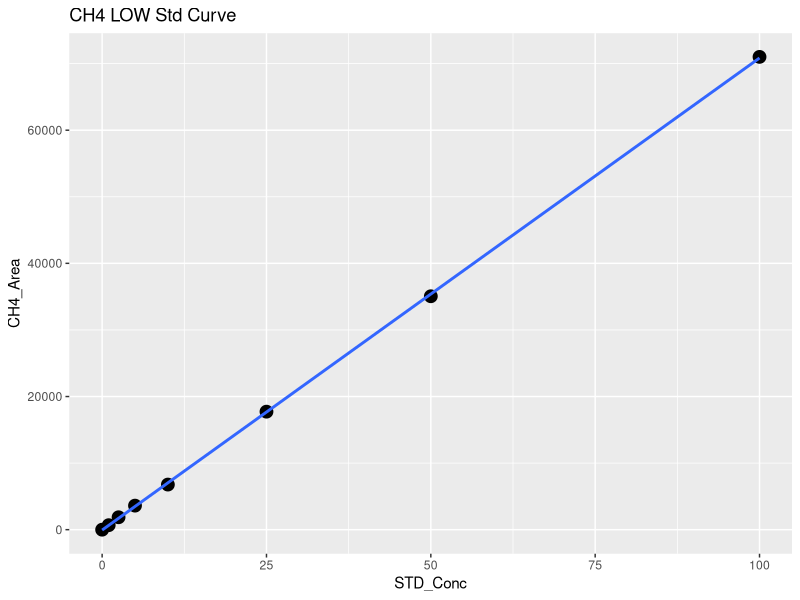
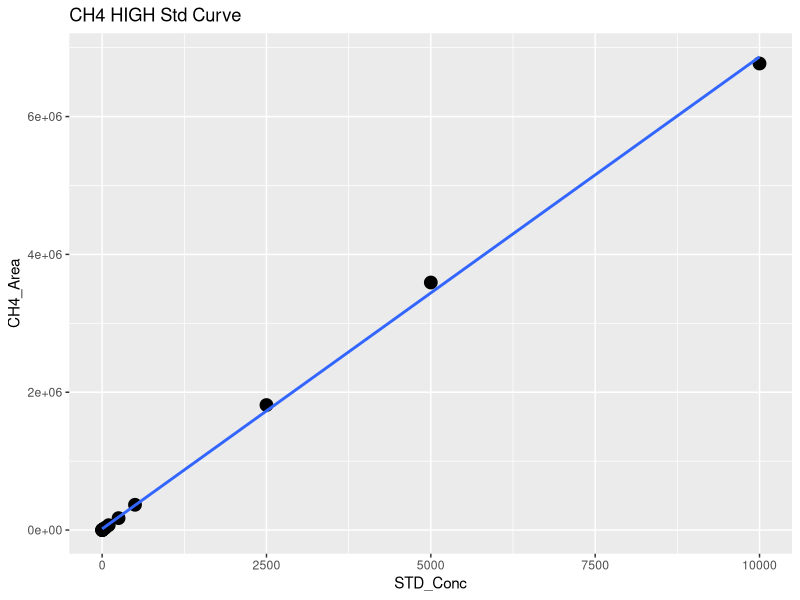
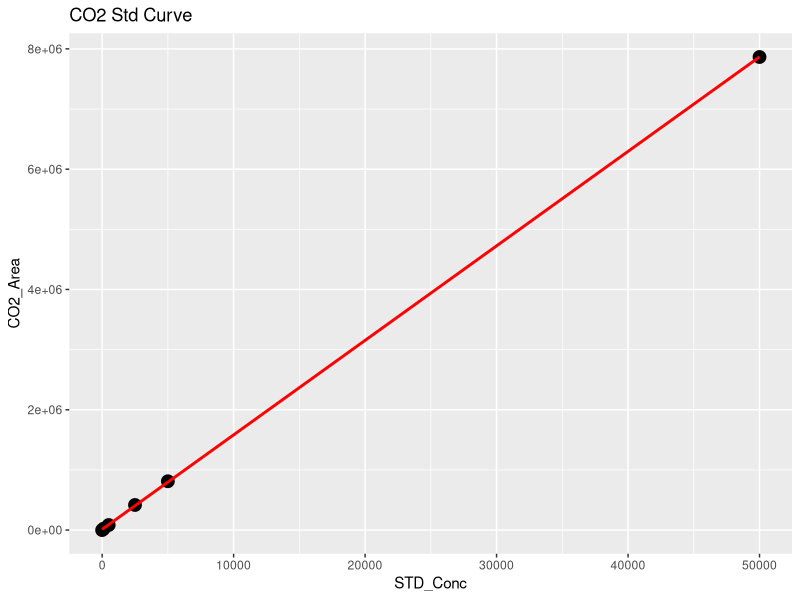
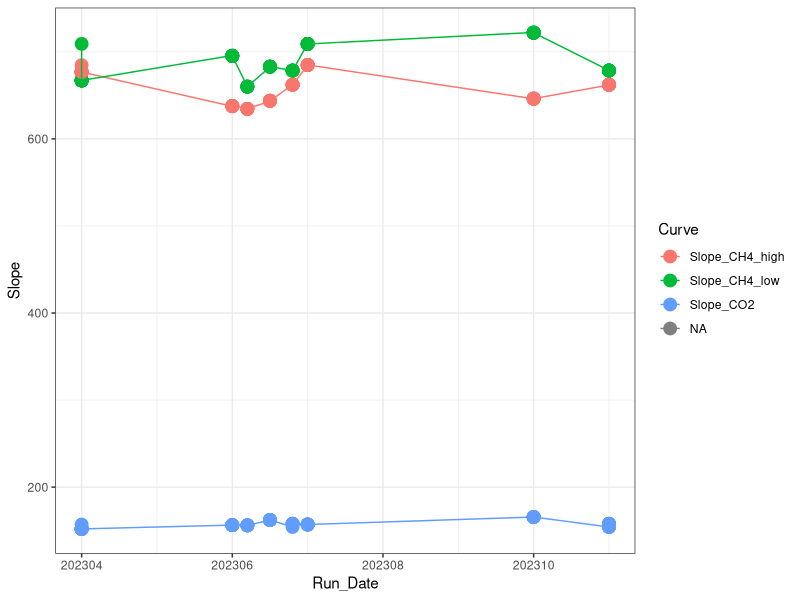

Recreate these plots in R, in order. (Note: this script raises an error after producing the figures.)
## ---- chunk 1
library(dplyr)
library(ggplot2)
library(ggpubr)
library(stringr)
library(readxl)
## ---- chunk 2

#Read in Data 
raw <- read.csv("2023 Raw Data/TEMPEST_TGAS_202307-08_entered.csv")
head(raw)

#pull out methane standards
stds_ch4 <-  raw %>%  
  filter(str_detect(Sample_Type, "STD_CH4"))
#head(stds_ch4)

#split into high curve and low curve for CH4
stds_ch4_low <- stds_ch4  %>%  
  filter(!STD_Conc > 100)

#Low curve for CH4
CH4_Low <- ggplot(stds_ch4_low, aes(STD_Conc, CH4_Area)) + geom_point(size=4) + 
  geom_smooth(method = "lm", se = FALSE) + labs(title="CH4 LOW Std Curve")
CH4_Low

CH4_Low_lm <- lm(stds_ch4_low$CH4_Area ~ stds_ch4_low$STD_Conc)
summary(CH4_Low_lm)
cf <- coef(CH4_Low_lm)

#create data frame with 1 rows and 0 columns
Slope_CH4_low <- data.frame(matrix(ncol = 0, nrow = 1))
Slope_CH4_low$Curve <- "Slope_CH4_low"
Slope_CH4_low$R2 <- summary(CH4_Low_lm)$adj.r.squared
Slope_CH4_low$Slope <- cf[2]
Slope_CH4_low$Intercept <- cf[1]
#head(Slope_CH4_low)

#High curve for CH4
CH4_High <- ggplot(stds_ch4, aes(STD_Conc, CH4_Area)) + geom_point(size=4) + 
  geom_smooth(method = "lm", se = FALSE) + labs(title="CH4 HIGH Std Curve")
CH4_High

stds_ch4_lm <- lm(stds_ch4$CH4_Area ~ stds_ch4$STD_Conc)
summary(stds_ch4_lm)
cf <- coef(stds_ch4_lm)

#create data frame with 1 rows and 0 columns
Slope_CH4_high <- data.frame(matrix(ncol = 0, nrow = 1))
Slope_CH4_high$Curve <- "Slope_CH4_high"
Slope_CH4_high$R2 <- summary(stds_ch4_lm)$adj.r.squared
Slope_CH4_high$Slope <- cf[2]
Slope_CH4_high$Intercept <- cf[1]
#head(Slope_CH4_high)

#pull out co2 standards
stds_co2 <-  raw %>%  
  filter(str_detect(Sample_Type, "STD_CO2"))
#head(stds_co2)

#CO2 Curve
CO2_stds <- ggplot(stds_co2, aes(STD_Conc, CO2_Area)) + geom_point(size=4) + 
  geom_smooth(method = "lm", se = FALSE, color="red") + labs(title="CO2 Std Curve")
CO2_stds

stds_co2_lm <- lm(stds_co2$CO2_Area ~ stds_co2$STD_Conc)
summary(stds_co2_lm)
cf <- coef(stds_co2_lm)

#create data frame with 1 rows and 0 columns
Slope_CO2 <- data.frame(matrix(ncol = 0, nrow = 1))
Slope_CO2$Curve <- "Slope_CO2"
Slope_CO2$R2 <- summary(stds_co2_lm)$adj.r.squared
Slope_CO2$Slope <- cf[2]
Slope_CO2$Intercept <- cf[1]
#head(Slope_CO2)

#pull all the slopes together into one dataframe 
Slopes <- rbind(Slope_CH4_low, Slope_CH4_high, Slope_CO2)
#head(Slopes)

Slopes$Run_Date <- c(202307, 202307, 202307)

log <- read.csv("2023 Raw Data/COMPASS_TEMPEST_Varian_TGAS_QAQC_2023.csv")
head(log)
log <- log[ ,-c(1)]
log <- rbind(log, Slopes)

Slopes_chk <- ggplot(log, aes(Run_Date, Slope, col=Curve)) + geom_point(size=4) + geom_line() + theme_bw()
Slopes_chk

write.csv(log, "2023 Raw Data/COMPASS_TEMPEST_Varian_TGAS_QAQC_2023.csv")
## ---- chunk 3
#head(raw)

#pull out methane standards
Samples <-  raw %>%  
  filter(!str_detect(Sample_Type, "STD_CH4")) %>%  
  filter(!str_detect(Sample_Type, "STD_CO2")) %>%  
  filter(!str_detect(Sample_Type, "Blank")) %>%  
  filter(!str_detect(Sample_Type, "Chk_STD")) %>%  
   filter(!str_detect(Sample_Type, "CHKSTD")) %>%
  filter(!str_detect(Sample_Type, "CHK_STD")) %>%
  filter(!str_detect(Sample_Type, "NA"))
#head(Samples)

#Now flag any areas that are above the 100ppm area for CH4
Samples$CH4_Curve <- ifelse(Samples$CH4_Area >71000, "High", "Low")
#head(Samples)

#Calculate CH4 concentrations in ppm
Samples$CH4_Conc_ppm <- ifelse(Samples$CH4_Area >71000, (Samples$CH4_Area-Slope_CH4_high$Intercept)/Slope_CH4_high$Slope,                                       (Samples$CH4_Area-Slope_CH4_low$Intercept)/Slope_CH4_low$Slope )

#Calculate CO2 concentrations in ppm 
Samples$CO2_Conc_ppm <- ((Samples$CO2_Area-Slope_CO2$Intercept)/Slope_CO2$Slope) 

#head(Samples)

##########make flags for any dilutions needed 
#highest CH4 standard = 10000
#highest CO2 standard = 50000

Samples$CH4_Flag <- ifelse(Samples$CH4_Conc_ppm >10000, "Needs Dilution", "Within Range")
Samples$CO2_Flag <- ifelse(Samples$CO2_Conc_ppm >50000, "Needs Dilution", "Within Range")
#head(Samples)

## ---- chunk 4

chks <-  raw %>%  
  filter(!str_detect(Sample_Type, "STD_CH4")) %>%  
  filter(!str_detect(Sample_Type, "STD_CO2")) %>%  
  filter(!str_detect(Sample_Type, "Blank")) %>%  
  filter(!str_detect(Sample_Type, "Unknown")) %>%  
  filter(!str_detect(Sample_Type, "NA"))
#head(chks)

#Calculate CH4 concentrations in ppm
chks$CH4_Conc_ppm <- ifelse(chks$CH4_Area >71000, 
                      (chks$CH4_Area-Slope_CH4_high$Intercept)/Slope_CH4_high$Slope,                                       (chks$CH4_Area-Slope_CH4_low$Intercept)/Slope_CH4_low$Slope )

#Calculate CO2 concentrations in ppm 
chks$CO2_Conc_ppm <- ((chks$CO2_Area-Slope_CO2$Intercept)/Slope_CO2$Slope)



#change this if check standard concentrations are different 
level_ch4 <- 5      #ppm
level_co2 <- 1000   #ppm

#calculate percent difference of check standards 
chks$Ch4_diff <- ((chks$CH4_Conc_ppm - level_ch4)/((chks$CH4_Conc_ppm + level_ch4)/2)) * 100
chks$CH4_diff_flag <-  ifelse(chks$Ch4_diff <10, 'YES', 'NO, rerun')

chks$CO2_diff <- ((chks$CO2_Conc_ppm - level_co2)/((chks$CO2_Conc_ppm + level_co2)/2)) * 100
chks$CO2_diff_flag <-  ifelse(chks$CO2_diff <10, 'YES', 'NO, rerun')

#now plot the Ch4 concentrations and the CO2 concentrations vs. the expected concentration 
#then also make the color the percent difference between the expected and observed concentration 

ch4_chk <-  ggplot(data = chks, aes(x = Sample_ID, y = CH4_Conc_ppm, fill=CH4_diff_flag)) +
       geom_bar(stat = 'identity') + 
        scale_fill_manual(values=c( "darkgrey", "darkgreen"))+
        theme_classic() + labs(x= " ", y="Percent Difference  (%)", title="Check Stds: CH4") + 
        theme(legend.position="bottom") +  geom_hline(yintercept=level_ch4, linetype="dashed", 
                color = "black", size=1)


co2_chk <-  ggplot(data = chks, aes(x = Sample_ID, y = CO2_Conc_ppm, fill=CO2_diff_flag)) +
       geom_bar(stat = 'identity') + 
        scale_fill_manual(values=c("darkgreen", "darkgrey"))+
        theme_classic() + labs(x= " ", y="Percent Difference  (%)", title="Check Stds: CO2") + 
        theme(legend.position="bottom") +  geom_hline(yintercept=level_co2, linetype="dashed", 
                color = "black", size=1)

ggarrange(ch4_chk, co2_chk, nrow=1, ncol=2)


## ---- chunk 5

#multiply the concentration by the dilution factor
Samples$CH4_Conc_ppm_dilcorr <- (Samples$CH4_Conc_ppm * Samples$Dilution_Factor)

Samples$CO2_Conc_ppm_dilcorr <- (Samples$CO2_Conc_ppm * Samples$Dilution_Factor)

#check results
#head(Samples)

#quick first look at the samples 
ch4_samples <-  ggplot(data = Samples, aes(x = Sample_ID, y = CH4_Conc_ppm, fill=CH4_Flag)) +
       geom_bar(stat = 'identity') + 
        scale_fill_manual(values=c("red", "darkgreen"))+
        theme_classic() + labs(x= " ", y="CH4 (ppm)", title="CH4: Green = Within Range") + 
        theme(legend.position="none") 


co2_samples <-  ggplot(data = Samples, aes(x = Sample_ID, y = CO2_Conc_ppm, fill=CO2_Flag)) +
       geom_bar(stat = 'identity') + 
        scale_fill_manual(values=c("darkgreen","red"))+
        theme_classic() + labs(x= " ", y="CO2 (ppm)", title="CO2: Green = Within Range") + 
        theme(legend.position="none") 

ggarrange(ch4_samples, co2_samples, nrow=1, ncol=2)


## ---- chunk 6

# Convert ppm CH4 to total umol CH4 in the sample headspace
# use Ideal Gas Law:  
#   hdsp umol CH4 = ppm CH4*(PV/RT) 
#      P = 1 (pressure in atm)
#      R = 0.082 (gas constant)
#      V = 0.015 (gas syringe volume in L)
#      T = "TempC" column value in Kelvin (equilibration temperature)

#set the volume used for the sample
volume = 0.02  #in Liters (samples are 20mL so 0.02mL )
TempC <-  25 #I am assuming 25C not sure how we want to handle this
IdealGas <- 0.08206

#Calculate CH4 concentrations in ppm
Samples$CH4_Conc_umol <- ifelse(Samples$G_W == "W",
                    ((Samples$CH4_Conc_ppm_dilcorr*((1*volume)/(0.08206*(TempC+273.15))))/(volume)),
                    (Samples$CH4_Conc_ppm_dilcorr*((1*volume)/(0.08206*(TempC+273.15)))))
Samples$CO2_Conc_umol <- ifelse(Samples$G_W == "W",
                    ((Samples$CO2_Conc_ppm_dilcorr*((1*volume)/(0.08206*(TempC+273.15))))/(volume)),
                    (Samples$CO2_Conc_ppm_dilcorr*((1*volume)/(0.08206*(TempC+273.15)))))

Samples$CH4_Conc_nmol <- Samples$CH4_Conc_umol * 1000
Samples$CO2_Conc_nmol <- Samples$CO2_Conc_umol * 1000

#quick first look at the samples 
ch4_samples1 <-  ggplot(data = Samples, aes(x = Sample_ID, y = CH4_Conc_nmol, fill=G_W)) +
       geom_bar(stat = 'identity') + 
        scale_fill_manual(values=c("darkgrey","purple", "darkblue"))+
        theme_classic() + labs(x= " ", y="CH4 (uM)", title="CH4: Blue = PW Sample") + 
        theme(legend.position="none") 


co2_samples1 <-  ggplot(data = Samples, aes(x = Sample_ID, y = CO2_Conc_nmol, fill=G_W)) +
       geom_bar(stat = 'identity') + 
        scale_fill_manual(values=c("darkgrey","purple", "darkblue"))+
        theme_classic() + labs(x= " ", y="CO2 (uM)", title="CO2: Blue = PW Sample") + 
        theme(legend.position="none") 

ggarrange(ch4_samples1, co2_samples1, nrow=1, ncol=2)

## ---- chunk 7
#check results
#head(Samples)

#pull out what we need 
Samples1 <- Samples[ ,c(1:3,6:17,21, 26:29)]
#head(Samples1)

write.csv(Samples1, "2023 Processed Data/COMPASS_TEMPEST_TGW_202307_08_Processed.csv")
